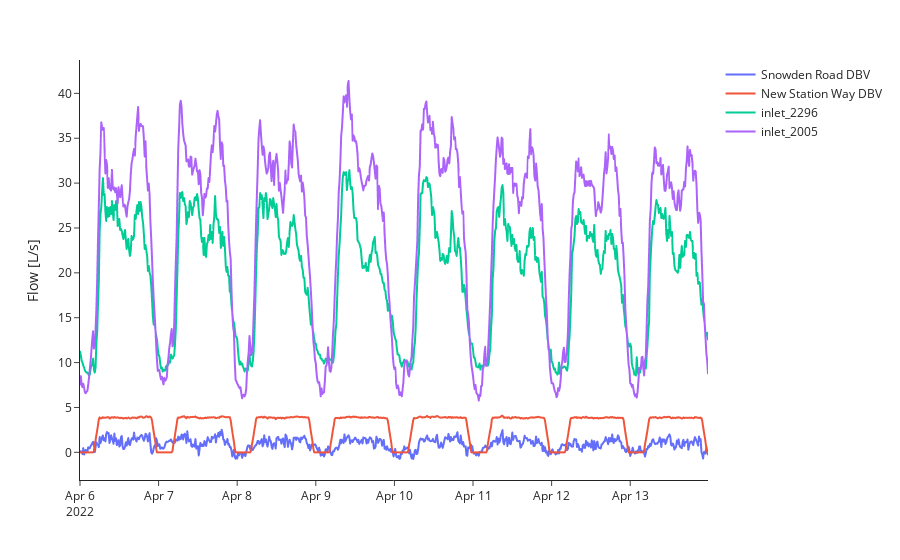

The notebook cell saved with this chart:
### Markdown cell above
Flow data @ DMA inlets and dynamic boundary valves.

### Code cell
try:
    flow_bwfl_ids = ['inlet_2296', 'inlet_2005', 'Snowden Road DBV', 'New Station Way DBV']
    # flow_bwfl_ids = flow_df['bwfl_id'].unique()
    plot_flow_df = flow_df[flow_df['bwfl_id'].isin(flow_bwfl_ids)]
    fig = px.line(
        plot_flow_df,
        x='datetime',
        y='mean',
        color='bwfl_id',
    )
    fig.update_layout(
        xaxis_title='',
        yaxis_title='Flow [L/s]',
        legend_title_text='',
        template='simple_white',
        height=450,
    )
    fig.show()
except:
    print("Plotting data not available.")

### Figure 1 — Plotly figure (JSON) as saved in the notebook; plotly's stock layout.template omitted (floating-point values rounded to 4 significant figures; data arrays with more than 128 entries replaced by an {"elided": "..."} marker saying what was removed)
{"data": [{"hovertemplate": "bwfl_id=Snowden Road DBV<br>datetime=%{x}<br>mean=%{y}<extra></extra>", "legendgroup": "Snowden Road DBV", "line": {"color": "#636efa", "dash": "solid"}, "marker": {"symbol": "circle"}, "mode": "lines", "name": "Snowden Road DBV", "showlegend": true, "type": "scattergl", "x": {"elided": "768 str values"}, "xaxis": "x", "y": {"elided": "768 float values"}, "yaxis": "y"}, {"hovertemplate": "bwfl_id=New Station Way DBV<br>datetime=%{x}<br>mean=%{y}<extra></extra>", "legendgroup": "New Station Way DBV", "line": {"color": "#EF553B", "dash": "solid"}, "marker": {"symbol": "circle"}, "mode": "lines", "name": "New Station Way DBV", "showlegend": true, "type": "scattergl", "x": {"elided": "768 str values"}, "xaxis": "x", "y": {"elided": "768 float values"}, "yaxis": "y"}, {"hovertemplate": "bwfl_id=inlet_2296<br>datetime=%{x}<br>mean=%{y}<extra></extra>", "legendgroup": "inlet_2296", "line": {"color": "#00cc96", "dash": "solid"}, "marker": {"symbol": "circle"}, "mode": "lines", "name": "inlet_2296", "showlegend": true, "type": "scattergl", "x": {"elided": "768 str values"}, "xaxis": "x", "y": {"elided": "768 float values"}, "yaxis": "y"}, {"hovertemplate": "bwfl_id=inlet_2005<br>datetime=%{x}<br>mean=%{y}<extra></extra>", "legendgroup": "inlet_2005", "line": {"color": "#ab63fa", "dash": "solid"}, "marker": {"symbol": "circle"}, "mode": "lines", "name": "inlet_2005", "showlegend": true, "type": "scattergl", "x": {"elided": "768 str values"}, "xaxis": "x", "y": {"elided": "768 float values"}, "yaxis": "y"}], "layout": {"autosize": true, "legend": {"title": {"text": ""}, "tracegroupgap": 0}, "margin": {"t": 60}, "xaxis": {"anchor": "y", "autorange": true, "domain": [0, 1], "range": ["2022-04-06", "2022-04-13 23:45"], "title": {"text": ""}, "type": "date"}, "yaxis": {"anchor": "x", "autorange": true, "domain": [0, 1], "range": [-3.082, 43.72], "title": {"text": "Flow [L/s]"}, "type": "linear"}}}
